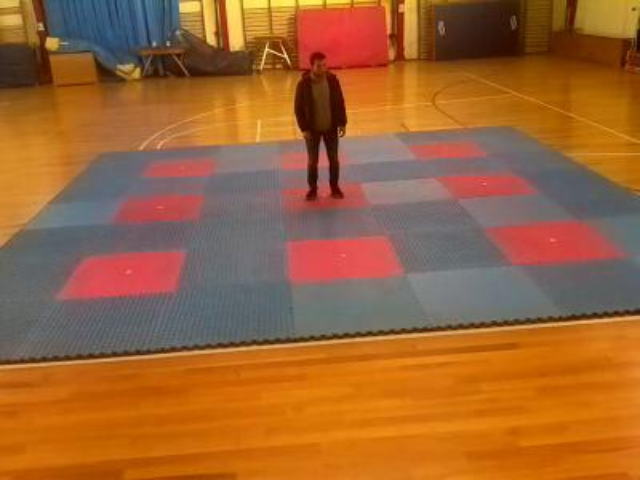
//> input picture 41_histogramColor/000001.png, 640 x 480 px
$ ./main   (built with g++ and OpenCV 4)
//> lines starting //> are read from the running program, lines starting //| are printed output that depends on the picture; after the words box and inside, x2 and y2 are one past the last pixel; in counts of white or black regions, pixels touching at a corner belong together
### 41_histogramColor/colorhistogram.h
//
// Created by laila on 11-05-21.
//

#if !defined COLHISTOGRAM
#define COLHISTOGRAM

#include <opencv2/core/core.hpp>
#include <opencv2/imgproc/imgproc.hpp>

class ColorHistogram {
private:
    int histSize[3];
    float hranges[2];
    const float* ranges[3];
    int channels[3];

public:
    ColorHistogram() {
        histSize[0]= histSize[1]= histSize[2]= 256; //igual tamano y rango
        hranges[0]= 0.0;
        hranges[1]= 256.0;
        ranges[0]= hranges;
        ranges[1]= hranges;
        ranges[2]= hranges;
        channels[0]= 0; //B
        channels[1]= 1; //G
        channels[2]= 2; //R
    }

    void setSize(int size) {
        histSize[0]= histSize[1]= histSize[2]= size;
    }

    // los dos metodos que computan el histograma. El Sparsemap es mucho mas
    //optimo para matrices que tienen muchos 0s
    cv::Mat getHistogram(const cv::Mat &image) {
        cv::Mat hist;
        hranges[0]= 0.0;
        hranges[1]= 256.0;
        channels[0]= 0;
        channels[1]= 1;
        channels[2]= 2;

        cv::calcHist(&image,
                     1,     //histograma de una imagen
                     channels,      //canal a usar
                     cv::Mat(), //sin mascara
                     hist,      //histograma resultante
                     3,     // decirle a el programa que es un histograma 3D
                     histSize,      //numero de bins
                     ranges);       //rango de valores de los pixeles
        return hist;
    }
    // [20 lines left out: function getSparseHistogram, not called in this run]

    cv::Mat getHueHistogram(const cv::Mat &image, int minSaturation=0) {
        cv::Mat hist;
        cv::Mat hsv;
        cv::cvtColor(image, hsv, cv::COLOR_BGR2HSV);
        cv::Mat mask;
        if (minSaturation>0) {
            std::vector<cv::Mat> v;
            cv::split(hsv,v);
            cv::threshold(v[1],mask,minSaturation,255,cv::THRESH_BINARY);
        }

        hranges[0]= 0.0;
        hranges[1]= 180.0;
        channels[0]= 0;

        cv::calcHist(&hsv,
                     1,
                     channels,
                     mask,
                     hist,
                     1,
                     histSize,
                     ranges);
        return hist;
    }

    cv::Mat getabHistogram(const cv::Mat &image) {
        cv::Mat hist;
        cv::Mat lab;
        cv::cvtColor(image, lab, cv::COLOR_BGR2Lab);

        hranges[0]= 0;
        hranges[1]= 256.0;
        channels[0]= 1;
        channels[1]= 2;

        cv::calcHist(&lab,
                     1,
                     channels,
                     cv::Mat(),
                     hist,
                     2,
                     histSize,
                     ranges);
        return hist;
    }
};

#endif

### 41_histogramColor/contentFinder.h
//
// Created by laila on 11-05-21.
//

#if !defined OFINDER
#define OFINDER


#include <opencv2/core/core.hpp>
#include <opencv2/imgproc/imgproc.hpp>
/*
 * Multidim histogram son proyectados en una imagen
 */

class ContentFinder {
private:
    float hranges[2];
    const float* ranges[3];
    int channels[3];

    float threshold;           // decision threshold
    cv::Mat histogram;         //el histograma puede ser sparse o no
    cv::SparseMat shistogram;
    bool isSparse;

public:

    //el constructor de la clase
    ContentFinder() : threshold(0.1f), isSparse(false) {
        ranges[0]= hranges; //igual rango para BGR
        ranges[1]= hranges;
        ranges[2]= hranges;
    }

    // Sets the threshold on histogram values [0,1]
    void setThreshold(float t) {
        threshold= t;
    }
    // Gets the threshold
    float getThreshold() {
        return threshold;
    }
    void setHistogram(const cv::Mat& h) {
        isSparse= false;
        cv::normalize(h,histogram,1.0); //normalizacion histograma de 0 a 1 si no esta sparse
    }
    // Sets the reference histogram
    // [5 lines left out: function setHistogram, not called in this run]

    // Simplified version in which all channels used, with range [0,256[
    cv::Mat find(const cv::Mat& image) {
        cv::Mat result;

        hranges[0]= 0.0;	// default range [0,256[
        hranges[1]= 256.0;
        channels[0]= 0;		// the three channels
        channels[1]= 1;
        channels[2]= 2;

        return find(image, hranges[0], hranges[1], channels);
    }

    // Finds the pixels belonging to the histogram
    cv::Mat find(const cv::Mat& image, float minValue, float maxValue, int *channels) {

        cv::Mat result;

        hranges[0]= minValue;
        hranges[1]= maxValue;

        if (isSparse) { // call the right function based on histogram type

            for (int i=0; i<shistogram.dims(); i++)
                this->channels[i]= channels[i];

            cv::calcBackProject(&image,
                                1,            // una sola imagen al mismo tiempo
                                channels,     //vector que especifica qué dimensiones del histograma pertenecen a qué canales de imagen
                                shistogram,   // the histogram we are using
                                result,       // the resulting back projection image
                                ranges,       // the range of values, for each dimension
                                255.0         // the scaling factor is chosen such that a histogram value of 1 maps to 255
            );

        } else {

            for (int i=0; i<histogram.dims; i++)
                this->channels[i]= channels[i];

            cv::calcBackProject(&image,
                                1,            // we only use one image at a time
                                channels,     // vector specifying what histogram dimensions belong to what image channels
                                histogram,    // the histogram we are using
                                result,       // the resulting back projection image
                                ranges,       // the range of values, for each dimension
                                255.0         // the scaling factor is chosen such that a histogram value of 1 maps to 255
            );
        }

        // Threshold back projection to obtain a binary image
        if (threshold>0.0)
            cv::threshold(result, result, 255.0*threshold, 255.0, cv::THRESH_BINARY);

        return result;
    }

};


#endif

### 41_histogramColor/histogram.h
//
// Created by laila on 11-05-21.
//


//#ifndef INC_40_HISTOGRAM_HISTOGRAM_H
#if !defined HISTOGRAM

//#define INC_40_HISTOGRAM_HISTOGRAM_H
#define HISTOGRAM


#include <opencv2/core.hpp>
#include <opencv2/imgproc.hpp>

//histogramas para imagenes en blanco y negro
class Histogram1D {
private:
    int histSize[1]; //numero de bins en histograma
    float hranges[2]; //rango de los valores
    const float* ranges[1]; //puntero para guardar los dos valores limites hranges
    int channels[1]; //numero de channels a ser examinados

public:
    //constructor
    Histogram1D(){
        histSize[0]= 256; //256 bins
        hranges[0]= 0.0; // desde el 0
        hranges[1]= 256.0; //hasta el 256
        ranges[0]= hranges; //asignamos el puntero a los dos limites
        channels[0]= 0; //vamos a mirar el channel 0
    }

    // setear el channel a desplegar en el histograma
    void setChannel(int c) {
        channels[0]= c;
    }

    //obtener el channel en uso actual
    int getChannel() {
        return channels[0];
    }

    //setear el rango para los valores de los pixeles
    // [4 lines left out: function setRange, not called in this run]

    //obtener el minimo valor de los pixeles
    float getMinValue() {
        return hranges[0];
    }

    //obtener el maximo valor de los pixeles
    float getMaxValue() {
        return hranges[1];
    }

    //setear el numero de bins en el histograma
    void setNBins(int nbins) {
        histSize[0]= nbins;
    }

    //obtener el numero de beans en el histograma
    int getNBins() {
        return histSize[0];
    }

    // computa el histograma 1D
    cv::Mat getHistogram(const cv::Mat &image) {
        cv::Mat hist;
        cv::calcHist(&image,
                     1,
                     channels,
                     cv::Mat(),
                     hist,
                     1,
                     histSize,
                     ranges);
        return hist;
    };

    //computa el histograma 1D, y ademas retorna una imagen este
    // [111 lines left out: functions getHistogramImage, stretch, stretch, getImageOfHistogram, equalize, applyLookUp and 1 more, not called in this run]


};


#endif //HISTOGRAM

### 41_histogramColor/main.cpp
/*
 * Content Finder
 */

#include <iostream>
using namespace std;

#include <opencv2/core/core.hpp>
#include <opencv2/highgui/highgui.hpp>

#include "histogram.h"
#include "contentFinder.h"
#include "colorhistogram.h"

int main() {

    cv::Mat image= cv::imread("/home/laila/programacion/C++/openCV/41_histogramColor/000001.png",0);
//> image: 480 rows x 640 cols, CV_8UC1; min 12, max 229, mean 111.9
    if (!image.data) return 0;

    //seleccionar el roi de referencia para segmentar
    cv::Mat imageROI;
    imageROI= image(cv::Rect(293,52,54,148)); //region de interes
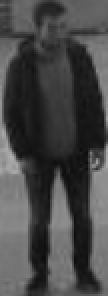
//> imageROI: 148 rows x 54 cols, CV_8UC1 (shown 2 times larger); min 12, max 175, mean 71.5
    //cv::namedWindow("1Reference");
    //cv::imshow("1Reference",imageROI);

    //histograma en ByN clasico
    Histogram1D h;
    cv::Mat hist= h.getHistogram(imageROI);
//> in getHistogram, `cv::calcHist(&image, 1, channels, cv::Mat(), hist, 1, histSize, ranges);`: hist = 256 values, max 220 at index 24, min 0 at index 0, mean 31.22
    //cv::namedWindow("2Reference Histogram");
    //cv::imshow("2Reference Histogram",h.getHistogramImage(imageROI));

    //segmentacion con histograma en ByN
    ContentFinder finder;
    finder.setHistogram(hist); //normaliza de 0 a 1
//> in setHistogram, `cv::normalize(h,histogram,1.0);`: histogram = 256 values, max 0.269 at index 24, min 0 at index 0, mean 0.0381
    finder.setThreshold(0.20f);
    cv::Mat result1;
    result1 = finder.find(image);
//> in find, `cv::threshold(result, result, 255.0*threshold, 255.0, cv::THRESH_BINAR..`: result: 480 rows x 640 cols, CV_8UC1; 0.65% white; 88 white regions (80 under 20 px), largest, box (x1, y1, x2, y2) and area: (469, 21, 520, 58) 755, (298, 78, 322, 157) 437, (330, 94, 345, 126) 233

    //resultado intermedio del backproj
    cv::Mat tmp;
    result1.convertTo(tmp,CV_8U,-1.0,255.0);
    //cv::namedWindow("Backprojection result");
    //cv::imshow("Backprojection result",tmp);
    finder.setThreshold(0.12f);
    result1 = finder.find(image);
//> in find (call 2), `cv::threshold(result, result, 255.0*threshold, 255.0, cv::THRESH_BINAR..`: result: 480 rows x 640 cols, CV_8UC1; 10% white; 1011 white regions (910 under 20 px), largest, box (x1, y1, x2, y2) and area: (278, 242, 528, 324) 3256, (0, 409, 231, 455) 2556, (64, 250, 187, 298) 2351


    cv::rectangle(image, cv::Rect(293,52,54,148), cv::Scalar(0, 0, 0));
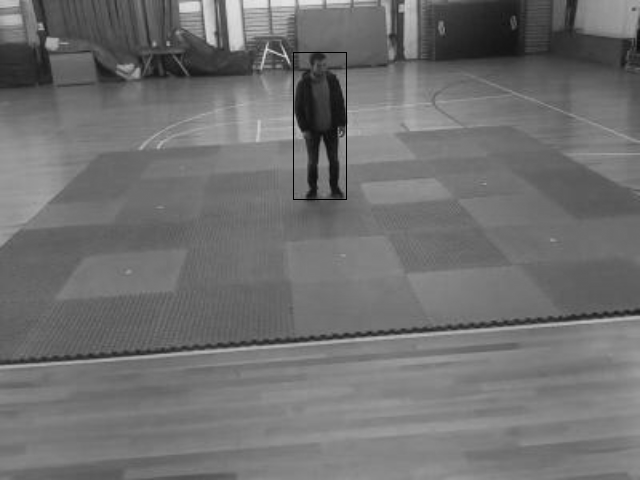
//> image: 480 rows x 640 cols, CV_8UC1; min 0, max 229, mean 111.7
    // [6 lines of commented-out code are left out]


    ColorHistogram hc;
    cv::Mat color= cv::imread("/home/laila/programacion/C++/openCV/41_histogramColor/000001.png");
//> color is the input picture: 480 rows x 640 cols, CV_8UC3; mean B, G, R 53.7, 100.4, 158.3

    //configurar el histograma 3D
    imageROI = color(cv::Rect(293,52,54,148)); // un area
//> imageROI: 148 rows x 54 cols, CV_8UC3
    hc.setSize(8); // 8x8x8
    cv::Mat shist= hc.getHistogram(imageROI);


    finder.setHistogram(shist);
    finder.setThreshold(0.60f);
    result1 = finder.find(color);
//> in find (call 3), `cv::threshold(result, result, 255.0*threshold, 255.0, cv::THRESH_BINAR..`: result: 480 rows x 640 cols, CV_8UC1; 1.5% white; 34 white regions (25 under 20 px), largest, box (x1, y1, x2, y2) and area: (444, 3, 524, 58) 2423, (297, 84, 344, 186) 1594, (160, 55, 185, 77) 160
    cv::namedWindow("Color Detection Result");
    cv::imshow("Color Detection Result",result1);

    //--------------------------------------------
    //test de el filtro con otra imagen

    cv::Mat color2 = cv::imread("/home/laila/programacion/C++/openCV/41_histogramColor/000050.png");
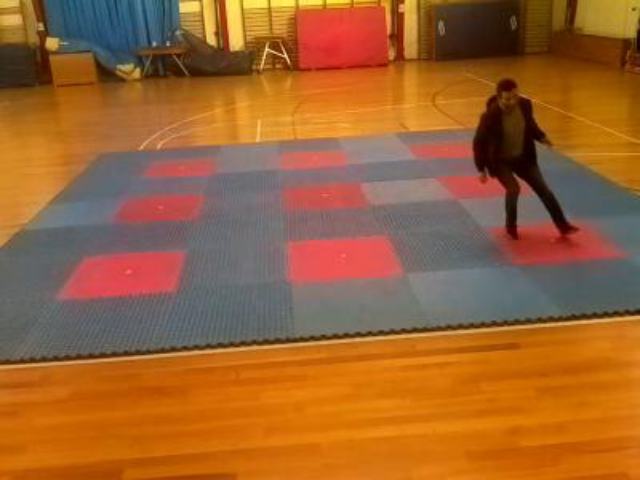
//> input picture 41_histogramColor/000050.png, 640 x 480 px
//> color2 is the input picture: 480 rows x 640 cols, CV_8UC3; mean B, G, R 50.5, 99.1, 156.8
    cv::namedWindow("Second Image");
    cv::imshow("Second Image",color2);

    cv::Mat result2= finder.find(color2);
//> in find (call 4), `cv::threshold(result, result, 255.0*threshold, 255.0, cv::THRESH_BINAR..`: result: 480 rows x 640 cols, CV_8UC1; 2.1% white; 59 white regions (46 under 20 px), largest, box (x1, y1, x2, y2) and area: (441, 2, 525, 59) 2660, (474, 99, 553, 196) 2467, (146, 55, 185, 77) 261
    cv::namedWindow("Result color (2)");
    cv::imshow("Result color (2)",result2);

    //obtener el histograma ab
    hc.setSize(256);
    cv::Mat colorhist= hc.getabHistogram(imageROI);
//> in getabHistogram, `cv::cvtColor(image, lab, cv::COLOR_BGR2Lab);`: lab: 148 rows x 54 cols, CV_8UC3; mean of channels 0, 1, 2 79.6, 153.9, 151.5
//> in getabHistogram, `cv::calcHist(&lab, 1, channels, cv::Mat(), hist, 2, histSize, ranges);`:
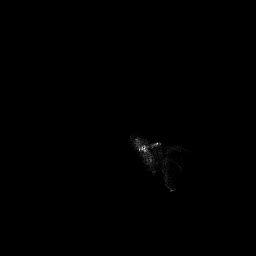
//> hist: 256 rows x 256 cols, CV_32FC1; min 0, max 70, mean 0.1; drawn with min black and max white
    colorhist.convertTo(tmp,CV_8U,-1.0,255.0);
//> tmp: 256 rows x 256 cols, CV_8UC1
    cv::namedWindow("ab histogram");
    cv::imshow("ab histogram",tmp);

    //histograma backproj
    finder.setHistogram(colorhist);
    finder.setThreshold(0.05f);
    cv::Mat lab;
    cv::cvtColor(color, lab, cv::COLOR_BGR2Lab);
//> lab: 480 rows x 640 cols, CV_8UC3; mean of channels 0, 1, 2 124.1, 148.3, 160.8
    int ch[2]={1,2};
    cv::namedWindow("Result ab (1)");
    cv::imshow("Result ab (1)",result1);
    cv::cvtColor(color2, lab, cv::COLOR_BGR2Lab);
//> lab: 480 rows x 640 cols, CV_8UC3; mean of channels 0, 1, 2 122.6, 148.1, 161.5
    result2= finder.find(lab,0,256.0,ch);
//> in find (call 5), `cv::threshold(result, result, 255.0*threshold, 255.0, cv::THRESH_BINAR..`:
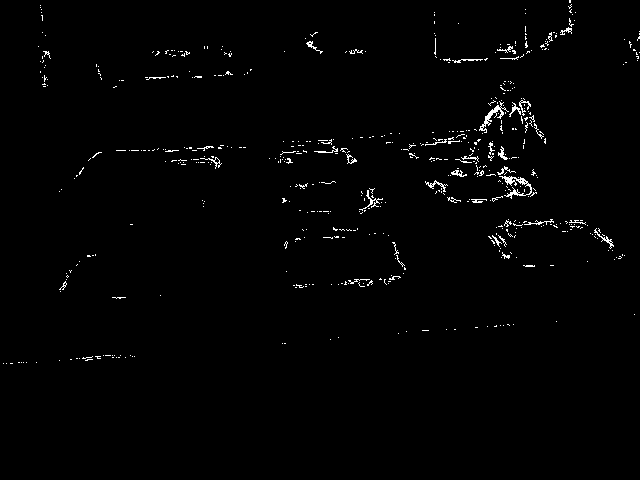
//> result: 480 rows x 640 cols, CV_8UC1; 1.2% white in thin lines or dots, all inside (x1, y1, x2, y2) = (3, 0, 640, 364)
    cv::imshow("Result ab (2)",result2);

    // Draw a rectangle around the reference sky area
    cv::rectangle(color,cv::Rect(293,52,54,148),cv::Scalar(0,0,0));
    cv::namedWindow("Color Image");
    cv::imshow("Color Image",color);


    // Get Hue colour histogram
    hc.setSize(180); // 180 bins
    colorhist= hc.getHueHistogram(imageROI);
//> in getHueHistogram, `cv::cvtColor(image, hsv, cv::COLOR_BGR2HSV);`: hsv: 148 rows x 54 cols, CV_8UC3; mean H, S, V 10.7, 184.5, 110
//> in getHueHistogram, `channels[0]= 0;`: channels = [0, 2, 2]
//> in getHueHistogram, `cv::calcHist(&hsv, 1, channels, mask, hist, 1, histSize, ranges);`: mask = empty; hist = 180 values, max 695 at index 2, min 0 at index 18, mean 44.4
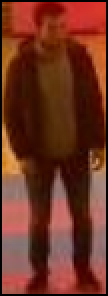
//> imageROI: 148 rows x 54 cols, CV_8UC3 (shown 2 times larger); mean B, G, R 33.7, 50.4, 110
//> colorhist has the same summary as hist in getHueHistogram

    // set histogram to be back-projected
    finder.setHistogram(colorhist);

    // Convert to HSV space
    cv::Mat hsv;
    cv::cvtColor(color, hsv, cv::COLOR_BGR2HSV);
//> hsv: 480 rows x 640 cols, CV_8UC3; mean H, S, V 43.9, 157.3, 160.4

    // Get back-projection of hue histogram
    ch[0]=0;
    result1= finder.find(hsv,160.0f,180.0f,ch);
//> in find (call 6), `cv::threshold(result, result, 255.0*threshold, 255.0, cv::THRESH_BINAR..`: result: 480 rows x 640 cols, CV_8UC1; 0.35% white in thin lines or dots, all inside (x1, y1, x2, y2) = (50, 35, 633, 342)

    cv::namedWindow("Result Hue (1)");
    cv::imshow("Result Hue (1)",result1);

    // Second colour image
    color2= cv::imread("/home/laila/programacion/C++/openCV/41_histogramColor/000050.png");

    // Convert to HSV space
    cv::cvtColor(color2, hsv, cv::COLOR_BGR2HSV);
//> hsv: 480 rows x 640 cols, CV_8UC3; mean H, S, V 39, 162.4, 159.2

    // Get back-projection of hue histogram
    result2= finder.find(hsv,0.0f,180.0f,ch);
//> in find (call 7), `cv::threshold(result, result, 255.0*threshold, 255.0, cv::THRESH_BINAR..`:
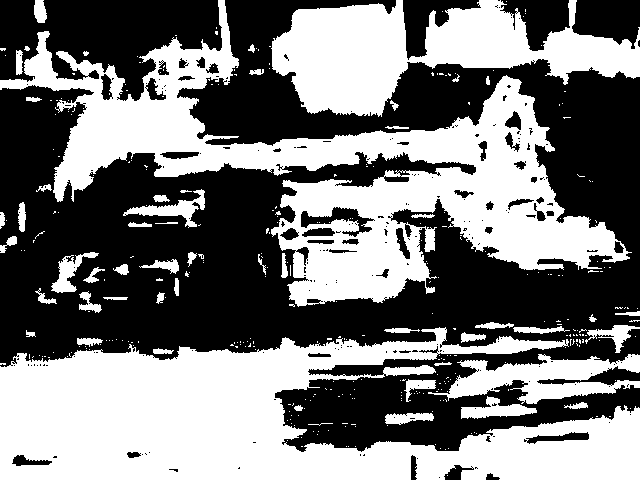
//> result: 480 rows x 640 cols, CV_8UC1; 47.5% white; 352 white regions (298 under 20 px), largest, box (x1, y1, x2, y2) and area: (0, 327, 640, 480) 56775, (0, 0, 632, 307) 53908, (271, 0, 640, 117) 21742

    cv::namedWindow("Result Hue (2)");
    cv::imshow("Result Hue (2)",result2);

    cv::waitKey();
    return 0;
}
